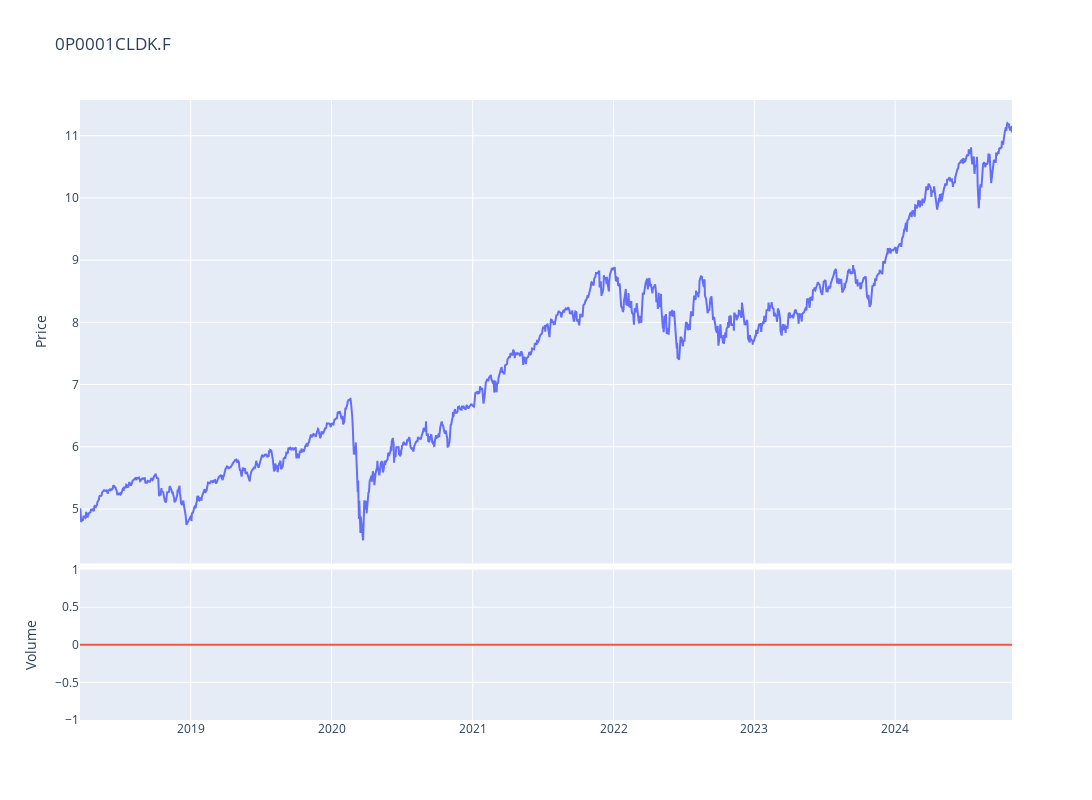

Notebook code for this chart:
### Code cell
fig = make_subplots(rows=4, cols=1,shared_xaxes=True,vertical_spacing=0.01,specs=[[{'rowspan':3,'colspan':1}],[None],[None],[{'rowspan':1,'colspan':1}]])

# Graph (1,1)
fig.add_trace(go.Scatter(x=stock_ticker.index,y=stock_ticker['Adj Close'],mode="lines",name=f"{ticker}"),row=1, col=1)
# Update xaxis properties
fig.update_yaxes(title_text="Price", row=1, col=1)

# Graph (4,1)
fig.add_trace(go.Scatter(x=stock_ticker.index,y=stock_ticker['Volume'],mode="lines",name='Volume'),row=4, col=1)
fig.update_yaxes(title_text="Volume", row=4, col=1)

fig.update_layout(height=800, width=1300,showlegend=False,title=f"{ticker}")

fig.show()

### Figure 1 — Plotly figure (JSON) as saved in the notebook; plotly's stock layout.template omitted (floating-point values rounded to 4 significant figures; data arrays with more than 128 entries replaced by an {"elided": "..."} marker saying what was removed)
{"data": [{"mode": "lines", "name": "0P0001CLDK.F", "type": "scatter", "x": {"elided": "1680 str values"}, "xaxis": "x", "y": {"elided": "1680 float values"}, "yaxis": "y"}, {"mode": "lines", "name": "Volume", "type": "scatter", "x": {"elided": "1680 str values"}, "xaxis": "x2", "y": {"elided": "1680 int values"}, "yaxis": "y2"}], "layout": {"height": 800, "showlegend": false, "title": {"text": "0P0001CLDK.F"}, "width": 1300, "xaxis": {"anchor": "y", "domain": [0, 1], "matches": "x2", "showticklabels": false}, "xaxis2": {"anchor": "y2", "domain": [0, 1]}, "yaxis": {"anchor": "x", "domain": [0.2525, 1], "title": {"text": "Price"}}, "yaxis2": {"anchor": "x2", "domain": [0, 0.2425], "title": {"text": "Volume"}}}}
